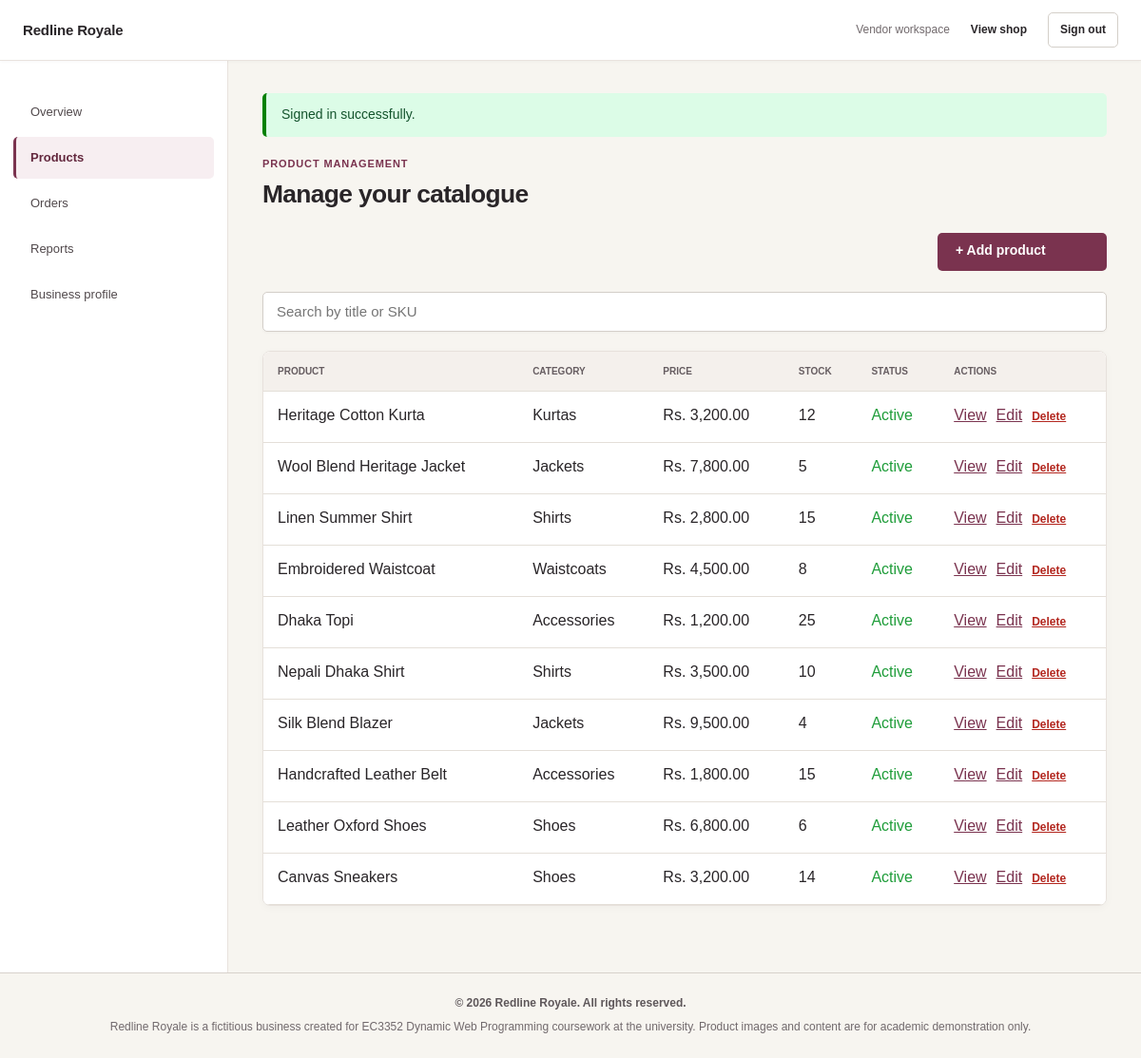
The app's page /product-list.php (signed in) with its own data.
### tables this page shows
CREATE TABLE products (
  product_id INT UNSIGNED AUTO_INCREMENT PRIMARY KEY,
  vendor_id INT UNSIGNED NOT NULL,
  category_id INT UNSIGNED NOT NULL,
  title VARCHAR(180) NOT NULL,
  description TEXT,
  price DECIMAL(10,2) NOT NULL CHECK (price >= 0),
  stock INT UNSIGNED NOT NULL DEFAULT 0,
  image_url VARCHAR(255),
  status ENUM('active','inactive')
    NOT NULL DEFAULT 'active',
  views INT UNSIGNED NOT NULL DEFAULT 0,
  FOREIGN KEY (vendor_id) REFERENCES users(user_id),
  FOREIGN KEY (category_id)
    REFERENCES categories(category_id)
);

CREATE TABLE categories (
  category_id INT UNSIGNED AUTO_INCREMENT PRIMARY KEY,
  name VARCHAR(80) NOT NULL UNIQUE
);

### includes/bootstrap.php (called while the page is built, shortened)
<?php
function e($value) { return htmlspecialchars((string)$value, ENT_QUOTES, 'UTF-8'); }

### public/product-list.php (the view, shortened to what this page needs)
<?php
require_once __DIR__.'/../includes/bootstrap.php';
$vendorId = (int)signed_in()['user_id'];
$st = $pdo->prepare('SELECT p.*,c.name category FROM products p JOIN categories c ON c.category_id=p.category_id WHERE p.vendor_id=? ORDER BY p.created_at DESC');
$st->execute([$vendorId]);
$products = $st->fetchAll();
include __DIR__.'/../includes/header.php';
?>
<p class="eyebrow">Product management</p><h1>Manage your catalogue</h1>
<details class="workspace-add-product" id="add-product" <?=isset($_GET['add'])?'open':''?>><summary class="button">+ Add product</summary>
</details>
<label class="workspace-search-label" for="product-search">Search by title or SKU</label><input id="product-search" class="workspace-search" type="search" placeholder="Search by title or SKU" data-product-search>
<div class="table-scroll workspace-product-table"><table><thead><tr><th>Product</th><th>Category</th><th>Price</th><th>Stock</th><th>Status</th><th>Actions</th></tr></thead><tbody>
<?php foreach($products as $p): ?><tr data-product-row><td><?=e($p['title'])?></td><td><?=e($p['category'])?></td><td>Rs. <?=number_format((float)$p['price'],2)?></td><td><?=(int)$p['stock']?></td><td><span class="<?= $p['status']==='active'?'status-active':'' ?>"><?=e(ucfirst($p['status']))?></span></td><td><div class="workspace-product-actions"><a href="vendor-product-view.php?id=<?=(int)$p['product_id']?>" aria-label="View product: <?=e($p['title'])?>">View</a><a href="vendor-product-edit.php?id=<?=(int)$p['product_id']?>" aria-label="Edit product: <?=e($p['title'])?>">Edit</a><form method="post" onsubmit="return confirm('Delete <?=e(addslashes($p['title']))?>? This cannot be undone.')"><input type="hidden" name="csrf" value="<?=e(csrf_token())?>"><input type="hidden" name="action" value="delete"><input type="hidden" name="product_id" value="<?=$p['product_id']?>"><button type="submit" class="workspace-delete-link">Delete</button></form></div></td></tr><?php endforeach; ?>
</tbody></table></div>
<?php include __DIR__.'/../includes/footer.php'; ?>

### records on screen
products: title "Heritage Cotton Kurta", category.name "Kurtas", price "3,200.00", stock "12", status "Active"
products: title "Wool Blend Heritage Jacket", category.name "Jackets", price "7,800.00", stock "5", status "Active"
products: title "Linen Summer Shirt", category.name "Shirts", price "2,800.00", stock "15", status "Active"
products: title "Embroidered Waistcoat", category.name "Waistcoats", price "4,500.00", stock "8", status "Active"
products: title "Dhaka Topi", category.name "Accessories", price "1,200.00", stock "25", status "Active"
products: title "Nepali Dhaka Shirt", category.name "Shirts", price "3,500.00", stock "10", status "Active"
products: title "Silk Blend Blazer", category.name "Jackets", price "9,500.00", stock "4", status "Active"
products: title "Handcrafted Leather Belt", category.name "Accessories", price "1,800.00", stock "15", status "Active"
products: title "Leather Oxford Shoes", category.name "Shoes", price "6,800.00", stock "6", status "Active"
products: title "Canvas Sneakers", category.name "Shoes", price "3,200.00", stock "14", status "Active"

### other values on screen
$label "Overview"
$label "Products"
$label "Orders"
$label "Reports"
$label "Business profile"
$notice "Signed in successfully."
